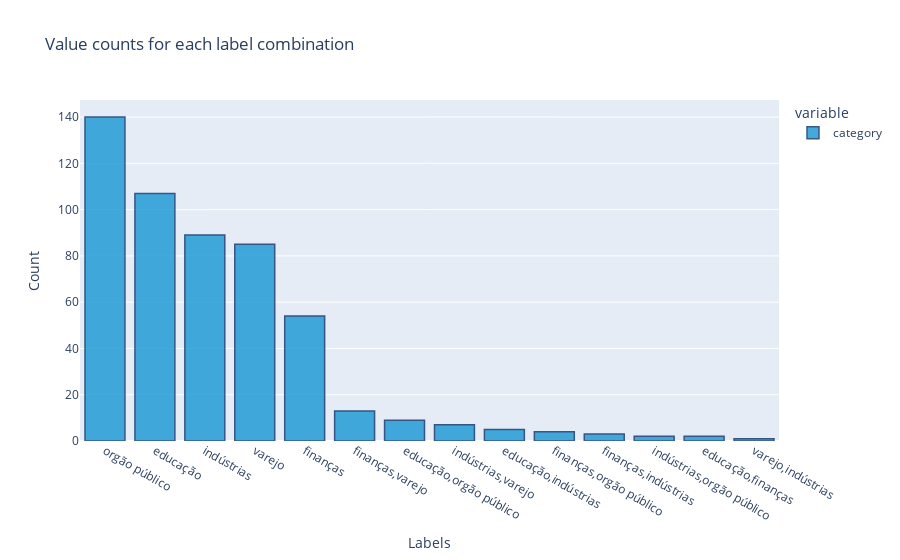

The notebook cell this image was saved under:
### Markdown cell above
### Combined labels distribution

### Code cell
px.bar(
    df['category'].value_counts(), 
    title='Value counts for each label combination'
).update_traces(
    marker_color='#1696d2', 
    marker_line_color='rgb(8,48,107)',
    marker_line_width=1.5,
    opacity=0.8
).update_layout(
    xaxis_title_text='Labels',
    yaxis_title_text='Count',
).show()

### Figure 1 — Plotly figure (JSON) as saved in the notebook; plotly's stock layout.template omitted (floating-point values rounded to 4 significant figures)
{"data": [{"alignmentgroup": "True", "hovertemplate": "variable=category<br>index=%{x}<br>value=%{y}<extra></extra>", "legendgroup": "category", "marker": {"color": "#1696d2", "line": {"color": "rgb(8,48,107)", "width": 1.5}, "pattern": {"shape": ""}}, "name": "category", "offsetgroup": "category", "opacity": 0.8, "orientation": "v", "showlegend": true, "textposition": "auto", "type": "bar", "x": ["orgão público", "educação", "indústrias", "varejo", "finanças", "finanças,varejo", "educação,orgão público", "indústrias,varejo", "educação,indústrias", "finanças,orgão público", "finanças,indústrias", "indústrias,orgão público", "educação,finanças", "varejo,indústrias"], "xaxis": "x", "y": [140, 107, 89, 85, 54, 13, 9, 7, 5, 4, 3, 2, 2, 1], "yaxis": "y"}], "layout": {"barmode": "relative", "legend": {"title": {"text": "variable"}, "tracegroupgap": 0}, "title": {"text": "Value counts for each label combination"}, "xaxis": {"anchor": "y", "domain": [0, 1], "title": {"text": "Labels"}}, "yaxis": {"anchor": "x", "domain": [0, 1], "title": {"text": "Count"}}}}
